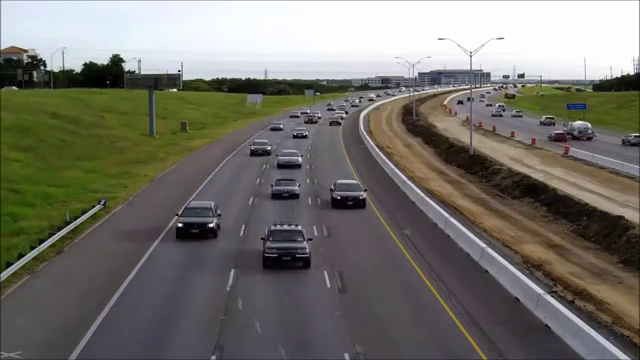
#> input picture frame 135 of scripts/highway_cars.mp4, 640 x 360 px
$ python vehicle_detection.py
#> lines starting #> are read from the running program, lines starting #| are printed output that depends on the picture; after the words box and inside, x2 and y2 are one past the last pixel; in counts of white or black regions, pixels touching at a corner belong together
# -*- coding: utf-8 -*-

import cv2
print(cv2.__version__)

cascade_src = '../data/cars.xml'
video_src = 'highway_cars.mp4'
#video_src = 'dataset/video2.avi'

cap = cv2.VideoCapture(video_src)
car_cascade = cv2.CascadeClassifier(cascade_src)

while True:
    ret, img = cap.read()
#> img is the input picture: shape (360, 640, 3); mean B, G, R 106.2, 113.6, 115.8
    if (type(img) == type(None)):
        break

    gray = cv2.cvtColor(img, cv2.COLOR_BGR2GRAY)
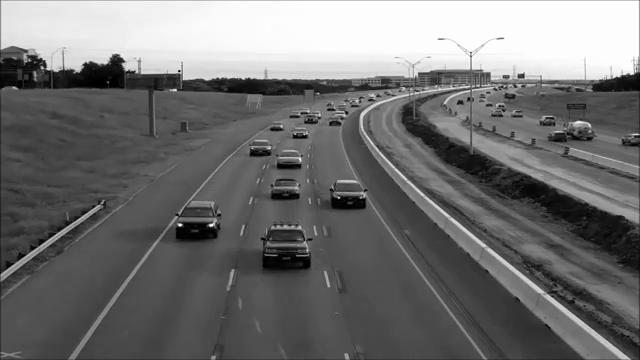
#> gray: shape (360, 640); min 0, max 255, mean 113.4

    cars = car_cascade.detectMultiScale(gray, 1.1, 1)
#> cars = 16 rows, first 6: [487, 103, 21, 21], [265, 114, 24, 24], [288, 121, 25, 25], [432, 161, 22, 22], [506, 101, 24, 24], [321, 108, 25, 25]

    for (x,y,w,h) in cars:
        cv2.rectangle(img,(x,y),(x+w,y+h),(0,0,255),2)
#> this loop made 16 passes
#> (x, y, w, h) on passes 1 to 12: (487, 103, 21, 21), (265, 114, 24, 24), (288, 121, 25, 25), (432, 161, 22, 22), (506, 101, 24, 24), (321, 108, 25, 25), (535, 107, 27, 27), (316, 93, 27, 27), (238, 129, 39, 39), (262, 167, 47, 47), (559, 109, 45, 45), (268, 139, 42, 42)
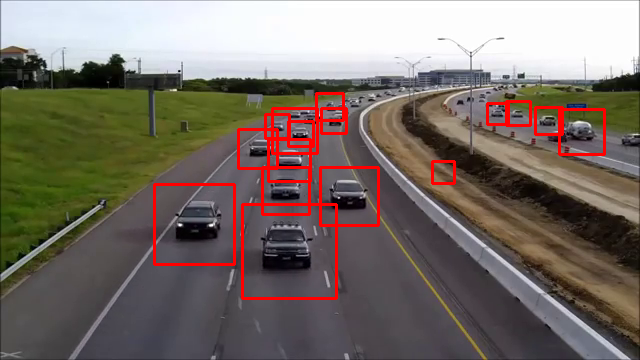
#> img: shape (360, 640, 3); 3.15% of pixels changed, all inside (x1, y1, x2, y2) = (153, 92, 606, 300)

    cv2.imshow('video', img)

    if cv2.waitKey(33) == 27:
#> (key Esc is pressed here)
        break

cv2.destroyAllWindows()

$ run again, starting later in the video
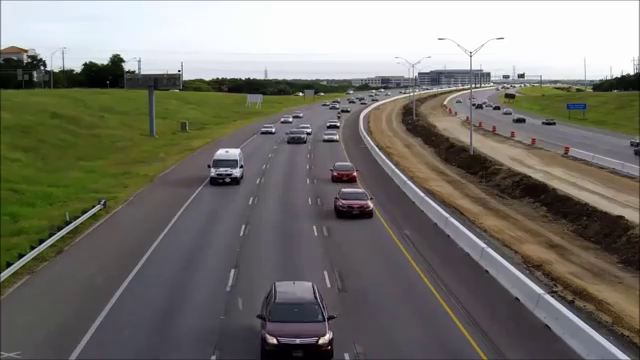
#> input picture frame 607 of scripts/highway_cars.mp4, 640 x 360 px
#> img is the input picture: shape (360, 640, 3); mean B, G, R 108.7, 116.3, 118.3
#> `gray = cv2.cvtColor(img, cv2.COLOR_BGR2GRAY)`:
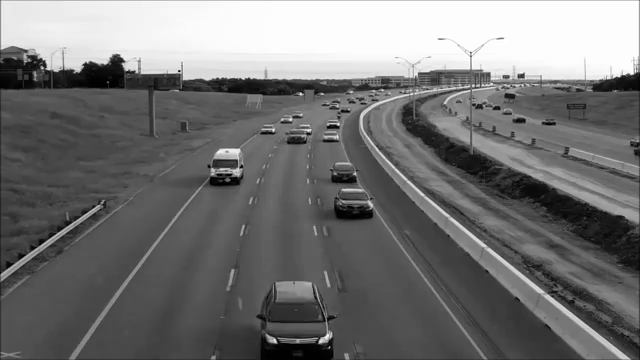
#> gray: shape (360, 640); min 0, max 255, mean 116
#> cars = [[334, 98, 21, 21], [508, 108, 22, 22], [322, 113, 21, 21], [256, 119, 24, 24], [536, 108, 26, 26], [314, 124, 28, 28], [500, 96, 39, 39], [243, 108, 40, 40], [275, 117, 39, 39], [323, 153, 42, 42], [322, 175, 63, 63], [199, 150, 51, 51]]
#> the loop `for (x,y,w,h) in cars:` made 12 passes
#> after the loop `for (x,y,w,h) in cars:`:
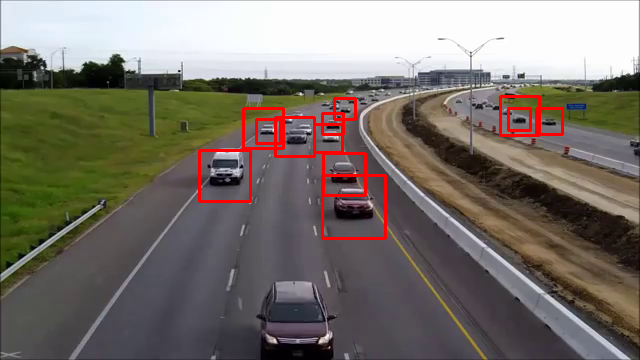
#> img: shape (360, 640, 3); 2.01% of pixels changed, all inside (x1, y1, x2, y2) = (198, 95, 564, 240)

$ run again, starting later in the video
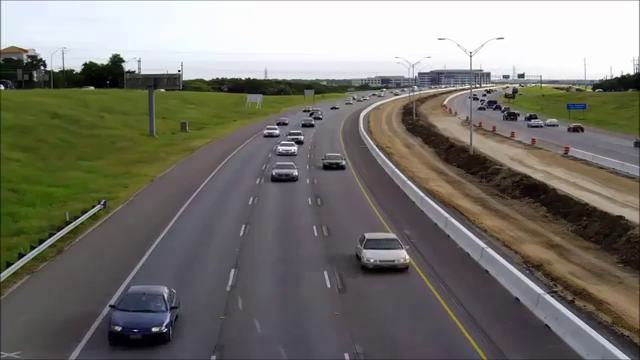
#> input picture frame 1080 of scripts/highway_cars.mp4, 640 x 360 px
#> img is the input picture: shape (360, 640, 3); mean B, G, R 110.2, 117.9, 119.9
#> `gray = cv2.cvtColor(img, cv2.COLOR_BGR2GRAY)`:
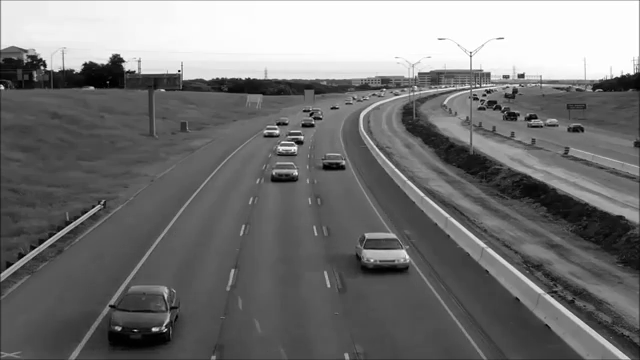
#> gray: shape (360, 640); min 0, max 255, mean 117.6
#> cars = 14 rows, first 6: [437, 80, 21, 21], [324, 96, 21, 21], [296, 112, 22, 22], [524, 111, 24, 24], [258, 120, 26, 26], [274, 138, 25, 25]
#> the loop `for (x,y,w,h) in cars:` made 14 passes
#> after the loop `for (x,y,w,h) in cars:`:
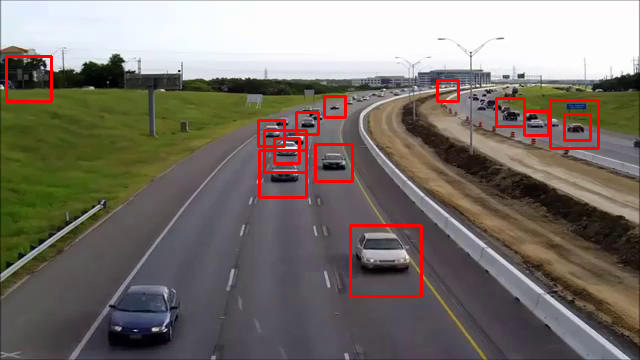
#> img: shape (360, 640, 3); 2.39% of pixels changed, all inside (x1, y1, x2, y2) = (5, 55, 600, 298)
